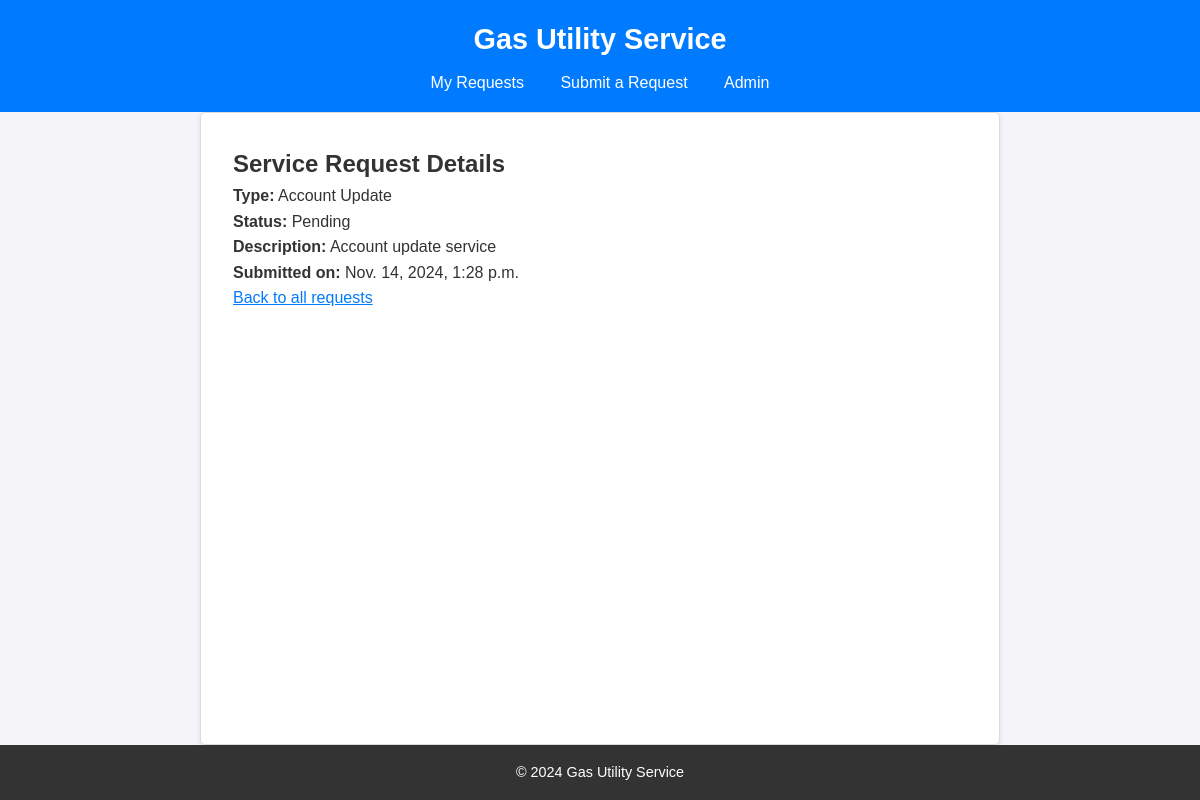
/service-requests/2/ (signed in), run on the app's committed database.
### service_requests/models.py (models this page shows)
class ServiceRequest(models.Model):
    SERVICE_TYPES = [
        ('gas_leak', 'Gas Leak'),
        ('billing', 'Billing Issue'),
        ('account', 'Account Update'),
    ]
    STATUS_CHOICES = [
        ('pending', 'Pending'),
        ('in_progress', 'In Progress'),
        ('resolved', 'Resolved'),
    ]
    customer = models.ForeignKey(Customer, on_delete=models.CASCADE)
    service_type = models.CharField(max_length=20, choices=SERVICE_TYPES)
    description = models.TextField()
    status = models.CharField(max_length=20, choices=STATUS_CHOICES, default='pending')
    created_at = models.DateTimeField(auto_now_add=True)
    updated_at = models.DateTimeField(auto_now=True)
    resolved_at = models.DateTimeField(null=True, blank=True)
    attachments = models.FileField(upload_to='attachments/', blank=True, null=True)

### service_requests/views.py (the view)
# urls.py: path('service-requests/<int:pk>/', views.ServiceRequestDetailView.as_view(), name='service_request_detail'),
class ServiceRequestDetailView(LoginRequiredMixin, DetailView):
    model = ServiceRequest
    template_name = 'service_requests/service_request_detail.html'
    context_object_name = 'service_request'
    def get_queryset(self):
        return ServiceRequest.objects.filter(customer=self.request.user.customer)

### service_requests/templates/service_requests/service_request_detail.html (shortened to what this page needs)
{% extends "base.html" %}
{% block content %}
    <h2>Service Request Details</h2>
    <p><strong>Type:</strong> {{ service_request.get_service_type_display }}</p>
    <p><strong>Status:</strong> {{ service_request.get_status_display }}</p>
    <p><strong>Description:</strong> {{ service_request.description }}</p>
    <p><strong>Submitted on:</strong> {{ service_request.created_at }}</p>
    <a href="{% url 'list_service_requests' %}">Back to all requests</a>
{% endblock %}

### static/service_requests/styles.css (style rules this page uses)
* { margin: 0; padding: 0; box-sizing: border-box; }
body { font-family: Arial, sans-serif; line-height: 1.6; background-color: #f4f4f9; color: #333; display: flex; flex-direction: column; min-height: 100vh; }
a { color: #007bff; }

### data on the page
ServiceRequest: service_type "Account Update", status "Pending", description "Account update service", created_at "Nov. 14, 2024, 1:28 p.m."
